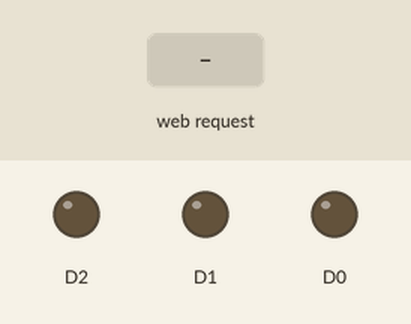
Bench run of a sketch on a simulated ESP8266 (NodeMCU). Shown: output pins drawn as LEDs (lit = HIGH). The inputs (shaded band) are chosen by the test bench. WiFi joins after 1.5 s; servers stay silent unless stated; what the sketch prints to the serial monitor is not drawn.

Above: at 2.7 s.
2.8 s: HTTP request GET /outputUnoOn received
At 3.6 s:
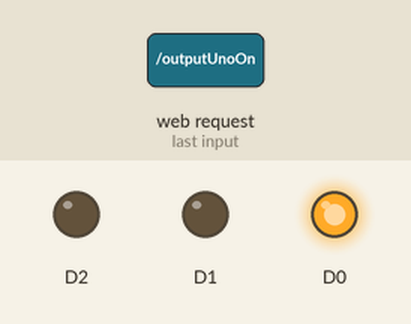
4.3 s: HTTP request GET /outputDueOn received
At 4.7 s:
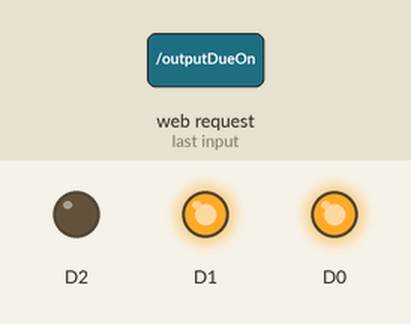
5.8 s: HTTP request GET /outputUnoOff received
At 7.0 s:
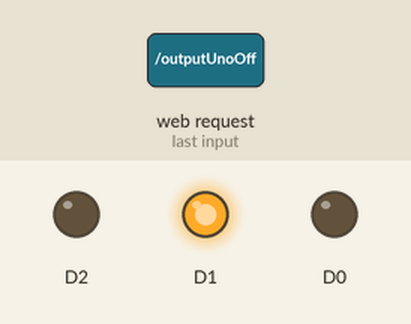
7.3 s: HTTP request GET /outputTreOn received
At 8.2 s:
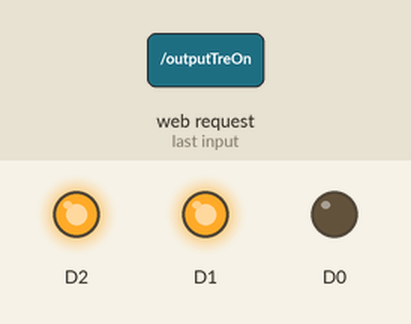
8.8 s: HTTP request GET /outputDueOff received
At 9.3 s:
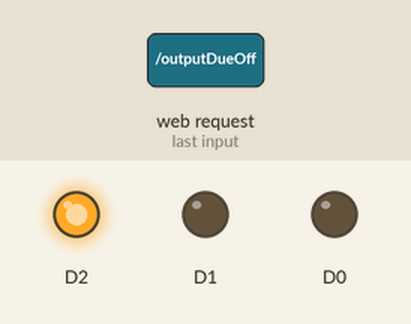
10.3 s: HTTP request GET /outputTreOff received
At 11.7 s:
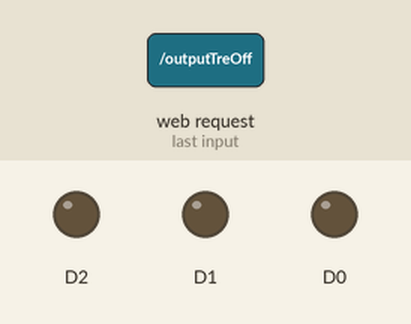
Timing chart, 0 to 12.8 s (numbered marks = the images above; inputs shaded):
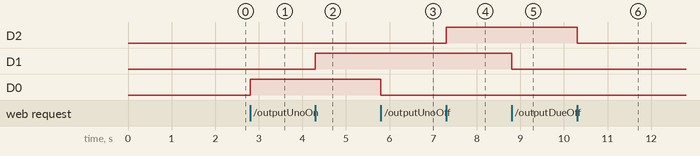

The sketch:

IOT_esp8266.ino
```cpp
/*
 * Questo è un semplice progetto IOT per avere 3 Output distinti comandati tramite dei
 * pulsanti in una pagina web.
 * La scheda che ho utilizzato è una esp8266MOD-12f
 * L'indirizzo a cui collegarsi per accedere alla pagina è 192.168.1.108 ( è ovviamente
 * possibile cambiarlo).
 *
 * Per far si che la scheda si colleghi alla rete è necessario configurare il campo ssid
 * e password.
 *
 * E' inoltre possibile modificare facilmente lo stile e la struttura della pagina web modificando
 * il testo contenuto dalle stringhe head, body e footer.
 *
 */

#include <ESP8266WiFi.h>
#include <ESP8266WebServer.h>

String ssid     = "ssid";                     //inserisci l'ssid della tua rete
String password = "password";                 //inserisci la password della tua rete

ESP8266WebServer server(80);

//creazione della pagina web HTML e CSS

String head = "<!DOCTYPE html ><html>"
                "<head>"
                    "<title>Output wireless</title>"

                      "<style>"

                "body {"
                    "background-color: #e0e0e0;"
                    "font-family: sans-serif;"
                    "margin: 0px;"
                "}"

                "header {"
                    "width: 100%;"
                    "height: 70px;"
                    "background-color: #0d47a1;"
                    "position: fixed;"
                    "top: 0px;"

                "}"

                "header p {"
                    "color: white;"
                "}"

                ".button {"
                    "width: 60px;"
                    "height: 50px;"
                "}"


                ".contenitore {"
                    "margin-left: 35%;"
                "}"


                "h1 {"
                    "text-align: center;"
                "}"

                "h1:first-child {"
                    "padding-top: 50px;"
                "}"


                "a {"
                    "padding: 5px;"
                    "text-decoration: none;"

                "}"

                ".finestra {"
                    "width: 500px;"
                    "height: 500px;"
                    "background-color: white;"
                    "display: block;"
                    "margin: 0px auto;"
                    "border-radius: 20px;"
                    "margin-top: 100px;"

                "}"
                        "}"


                    "</style></head>";

String body  = "<body>"

                    "<header>"
                    "</header>"

                   "<div class=\"finestra\">"
                  "<h1>Output 1</h1>"

                  "<div class=\"contenitore\">"
                      "<a href=\"/outputUnoOn\"><button class=\"button\">ON</button></a>"
                      "<a href=\"/outputUnoOff\"><button class=\"button\">OFF</button></a>"
                  "</div>"


                  "<h1>Output 2</h1>"

                  "<div class=\"contenitore\">"
                      "<a href=\"/outputDueOn\"><button class=\"button\">ON</button></a>"
                      "<a href=\"/outputDueOff\"><button class=\"button\">OFF</button></a>"
                    "</div>"


                   "<h1>Output 3</h1>"

                   "<div class=\"contenitore\">"
                      "<a href=\"/outputTreOn\"><button class=\"button\">ON</button></a>"
                      "<a href=\"/outputTreOff\"><button class=\"button\">OFF</button></a>"

                       "</div>"

                       "</div";

String footer= "</body></html>";
String html;


void pagina()    //pagina principale
{
  html = head + body + footer;         //compongo la pagina unendo le varie stringe head, body e footer
  server.send(200, "text/html", html);
}

void outputUnoOn()
{
 digitalWrite(D0,HIGH);       //utilizzo il pin D0, è possibile cambiarlo a piacimento
 html = head + body + footer;
 server.send(200, "text/html", html );
}

void outputUnoOff()
{
 digitalWrite(D0,LOW);
 html = head + body + footer;
 server.send(200, "text/html", html );
}

void outputDueOn()
{
 digitalWrite(D1,HIGH);
 html = head + body + footer;
 server.send(200, "text/html", html );
}

void outputDueOff()
{
 digitalWrite(D1,LOW);
 html = head + body + footer;
 server.send(200, "text/html", html );
}

void outputTreOn()
{
 digitalWrite(D2,HIGH);
 html = head + body + footer;
 server.send(200, "text/html", html );
}

void outputTreOff()
{
 digitalWrite(D2,LOW);
 html = head + body + footer;
 server.send(200, "text/html", html );
}

void setup() {
  Serial.begin(115200);

  IPAddress ip(192, 168, 1, 108);       //indirizzo a cui collegarsi nel browser (modificabile in base ale esigenze)
  IPAddress gateway(192, 168, 1, 1);
  IPAddress subnet(255, 255, 255, 0);
  WiFi.config(ip, gateway, subnet);

  WiFi.begin(ssid, password);
  while (WiFi.status() != WL_CONNECTED)
  {
    delay(500);
    Serial.print(".");
  }
  Serial.println("Sei collegato alla rete LAN");
  Serial.println(WiFi.localIP());

  pinMode(D0,OUTPUT);
  digitalWrite(D0,LOW);

  pinMode(D1,OUTPUT);
  digitalWrite(D1,LOW);

  pinMode(D2,OUTPUT);
  digitalWrite(D2,LOW);

  server.begin();
  Serial.println("Server online");

  //gestiamo le azione passate col GET nell'url
  server.on("/",    pagina);             //pagina base
  server.on("/outputUnoOn",  outputUnoOn);  //pagina output on
  server.on("/outputUnoOff", outputUnoOff); //pagina output off
  server.on("/outputDueOn", outputDueOn);
  server.on("/outputDueOff", outputDueOff);
  server.on("/outputTreOn", outputTreOn);
  server.on("/outputTreOff", outputTreOff);
}

void loop() {
  server.handleClient();
}
```

Measured:
- after the input at 2.8 s, D0: LOW → HIGH at once
- after the input at 4.3 s, D1: LOW → HIGH at once
- after the input at 5.8 s, D0: HIGH → LOW at once
- after the input at 7.3 s, D2: LOW → HIGH at once
- after the input at 8.8 s, D1: HIGH → LOW at once
- after the input at 10.3 s, D2: HIGH → LOW at once
